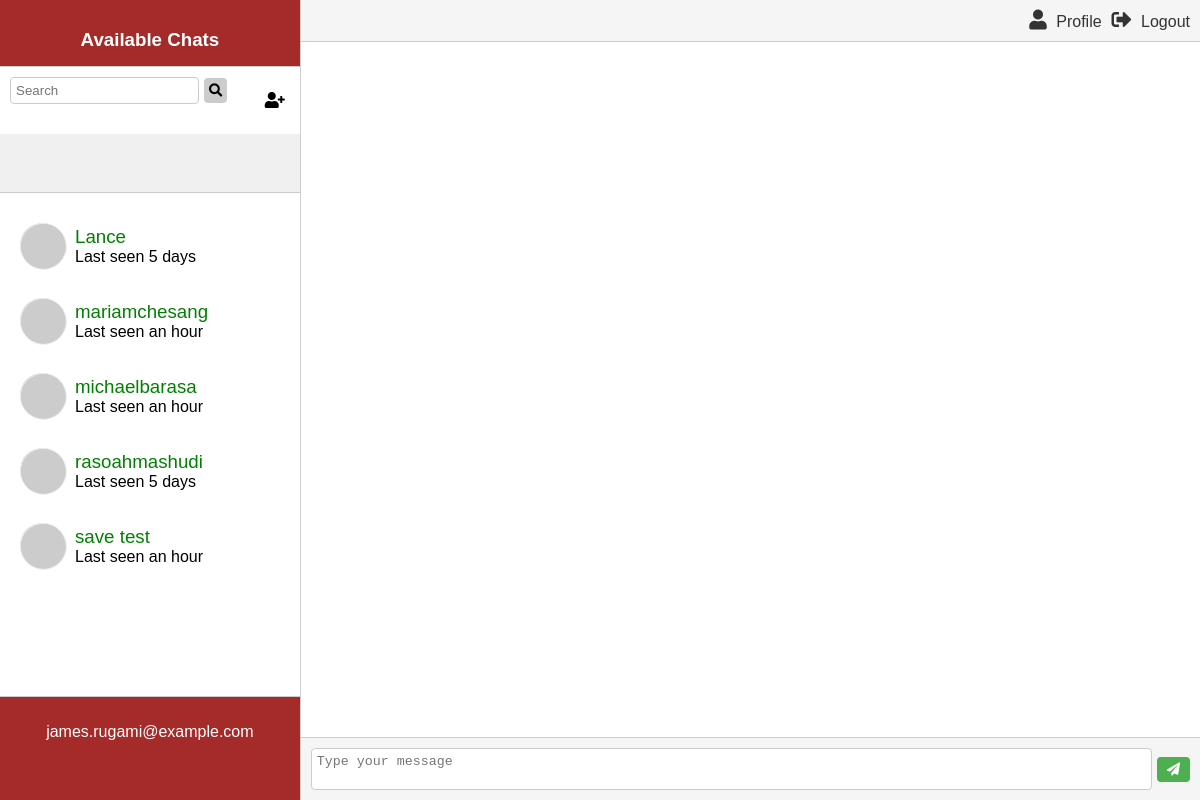
Page /index (signed in) on the committed database.
### app/models.py (models this page shows, shortened)
class User(UserMixin, db.Model):
    id = db.Column(db.Integer, primary_key=True)
    first_name = db.Column(db.String(64), nullable = False)
    middle_name = db.Column(db.String(64))
    last_name = db.Column(db.String(64))
    gender = db.Column(db.String(10), nullable = False, default = 'other')
    date_of_birth = db.Column(db.DateTime, default=datetime.utcnow)
    location = db.Column(db.String(128))
    username = db.Column(db.String(64), index=True, unique=True)
    email = db.Column(db.String(120), index=True, unique=True)
    password_hash = db.Column(db.String(128))
    last_seen = db.Column(db.DateTime, default=datetime.utcnow)
    image_url = db.Column(db.String(128))
    messages_sent = db.relationship('Message',
            foreign_keys='Message.sender_id',
            backref='author', lazy='dynamic')
    messages_received = db.relationship('Message',
            foreign_keys='Message.recipient_id',
            backref='recipient', lazy='dynamic')
    last_message_read_time = db.Column(db.DateTime)
    notifications = db.relationship('Notification', backref='user',
            lazy='dynamic')
    def avatar(self, size):
        digest = md5(self.email.lower().encode('utf-8')).hexdigest()
        return 'https://www.gravatar.com/avatar/{}?d=identicon&s={}'.format(
                digest, size)

### app/main/routes.py (the view, shortened to what this page needs)
@bp.route('/', methods=['GET', 'POST'])
@bp.route('/index', methods=['GET', 'POST'])
@login_required
def index():
    users = User.query.filter(User.id != current_user.id).order_by(
            User.username.asc()).all()
    selected_user_id = 0
    if request.cookies.get('selected_user_id') is not None:
        selected_user_id = int(request.cookies.get('selected_user_id'))
    messages = None
    selected_user = None
    return render_template('index.html', users = users, selected_user_id = selected_user_id,
            selected_user = selected_user, messages = messages)

### app/main/routes.py (called while the page is built)
@bp.before_app_request
def before_request():
    if current_user.is_authenticated:
        current_user.last_seen = datetime.utcnow()
        db.session.commit()

### app/models.py (called while the page is built)
@login.user_loader
def load_user(id):
    return User.query.get(int(id))

### app/templates/index.html (shortened to what this page needs)
<!DOCTYPE html>
<html>
	<head>
		<link rel="stylesheet" type="text/css" href="static/css/styles.css">
		<link rel="stylesheet" href="https://cdnjs.cloudflare.com/ajax/libs/font-awesome/5.15.3/css/all.min.css">
	</head>
	<body>
		<div class="outer-container">
			<div class="sidebar-container">
				<div class="top-part">
					<div class="sidebar-heading">
						<h3>Available Chats</h3>
					</div>
					<div class="top-sidebar">
						<div class="search-container">
							<input type="text" placeholder="Search" class="search-input">
							<button class="search-button"><i class="fas fa-search"></i></button>
						</div>
						<div class="add-user">
							<i class="fas fa-user-plus"></i>
						</div>
					</div>
				</div>
				<div class="middle-part">
					<div class="user-list">
						{% for user in users %}
						<div class="user">
							<div class="user-image">
								<img src = "{{ user.avatar(256) }}">
							</div>
							<div class="user-details">
								<h3>
									<a href = "{{url_for('main.select_user', user_id = user.id)}}">
										{{ user.username }}
									</a>
								</h3>
								<p>Last seen {{ moment(user.last_seen).fromNow(true) }}</p>
							</div>
						</div>
						{% endfor %}
					</div>
				</div>
				<div class="bottom-part">
					<div class="bottom-sidebar">
						<p>{{ current_user.email }}</p>
					</div>
				</div>
			</div>
			<div class="mainarea-container">
				<div class="chat-header">
					<div class="chat-header-right">
						<ul class="header-actions">
							<li>
								<a href="{{ url_for('main.user', username=current_user.username) }}">
									<i class="fas fa-user"></i>
									Profile
								</a>
							</li>
							<li>
								<a href="{{ url_for('auth.logout') }}">
									<i class="fas fa-sign-out-alt"></i>
									Logout
								</a>
							</li>
						</ul>
					</div>
				</div>
				<div class="chat-messages">
				</div>
				<div class="message-entry">
					<form action = "/send_message" method = "post">
						<textarea id="message-input" name = "message-input" placeholder="Type your message"></textarea>
						<button id="send-button" class="send-button"><i class="fas fa-paper-plane"></i></button>
					</form>
				</div>
			</div>
		</div>
	</body>
</html>

### app/static/css/styles.css (style rules this page uses)
body { margin: 0; padding: 0; font-family: Arial, sans-serif; }
.outer-container { display: flex; height: 100vh; }
.sidebar-container { flex-basis: 25%; display: flex; flex-direction: column; background-color: #f0f0f0; overflow-y: auto; border-right: 1px solid #ccc; }
.top-part { height: 24%; background-color: #f0f0f0; border-bottom: 1px solid #ccc; }
.middle-part { flex-grow: 1; overflow-y: auto; background-color: #fff; padding: 10px; }
.bottom-part { height: 13%; color: #fff; background-color: brown; }
.top-sidebar { display: flex; justify-content: space-between; align-items: center; padding: 10px; background-color: #fff }
.search-container { display: flex; padding-bottom: 20px; align-items: center; }
.search-input { padding: 5px; border: 1px solid #ccc; border-radius: 4px; margin-right: 5px; }
.search-button { padding: 5px; background-color: #ccc; border: none; border-radius: 4px; cursor: pointer; }
.add-user { padding: 5px; cursor: pointer; }
.sidebar-heading { padding: 10px; height: 46px; border-bottom: 1px solid #ccc; text-align: center; color: #fff; background-color: brown; }
.user-list { padding: 10px; }
.user { display: flex; align-items: center; margin-bottom: 10px; }
.user-image { width: 45px; height: 45px; background-color: #ccc; border-radius: 50%; margin-right: 10px; margin-top: 10px; margin-bottom: 10px; }
.user-image img { width: 45px; height: 45px; border: solid 1px #f0f0f0; border-radius: 50%; margin-right: 10px; }
.user-details h3 { font-weight: normal; color: green; }
.user-details h3, .user-details p { margin: 0; }
.user-details a { color: green; text-decoration: none; }
.bottom-sidebar { padding: 10px; border-top: 1px solid #ccc; text-align: center; }
.mainarea-container { flex-basis: 75%; display: flex; flex-direction: column; }
.chat-header { padding: 10px; background-color: #f5f5f5; display: flex; align-items: center; justify-content: space-between; border-bottom: 1px solid #ccc; }
.chat-header-right { display: flex; align-items: center; }
.chat-header-right li { list-style-type: none; margin-left: 10px; }
.chat-header-right a { color: #333333; text-decoration: none; }
.chat-header-right i { margin-right: 5px; font-size: 20px; }
.chat-header-right ul { display: flex; align-items: center; margin: 0; padding: 0; }
.chat-header-right li { margin-left: 10px; }
.chat-messages { flex-grow: 1; overflow-y: auto; padding: 10px; background-color: #fff; }
.message-entry { padding: 10px; display: flex; align-items: center; background-color: #f5f5f5; border-top: 1px solid #ccc; }
form { flex-grow: 1; display: flex; align-items: center; background-color: #f5f5f5; }
.message-entry textarea { flex-grow: 1; padding: 5px; border: 1px solid #ccc; border-radius: 4px; resize: none; margin-right: 5px; }
.send-button { padding: 5px 10px; background-color: #4caf50; color: #fff; border: none; border-radius: 4px; cursor: pointer; }

### rows in the picture
User: username "Lance", last_seen "5 days"
User: username "mariamchesang", last_seen "an hour"
User: username "michaelbarasa", last_seen "an hour"
User: username "rasoahmashudi", last_seen "5 days"
User: username "save test", last_seen "an hour"
User: email "james.rugami@example.com"
